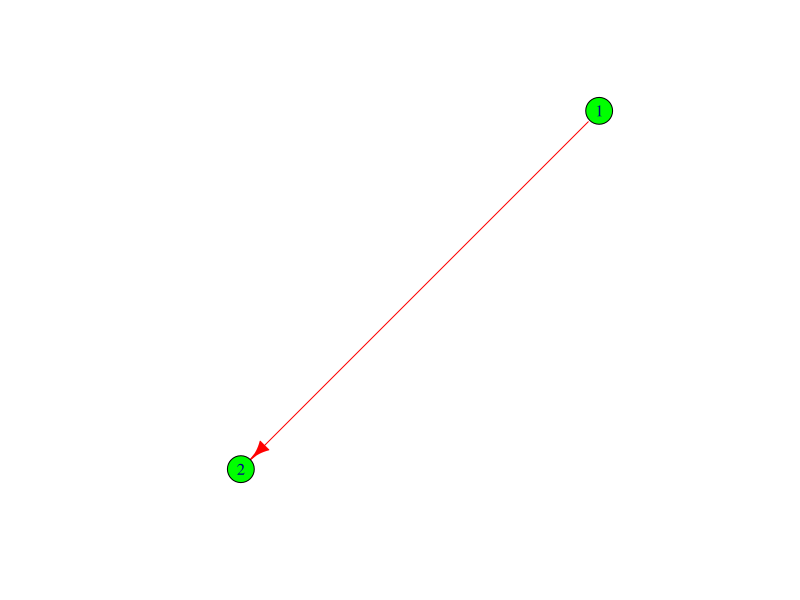
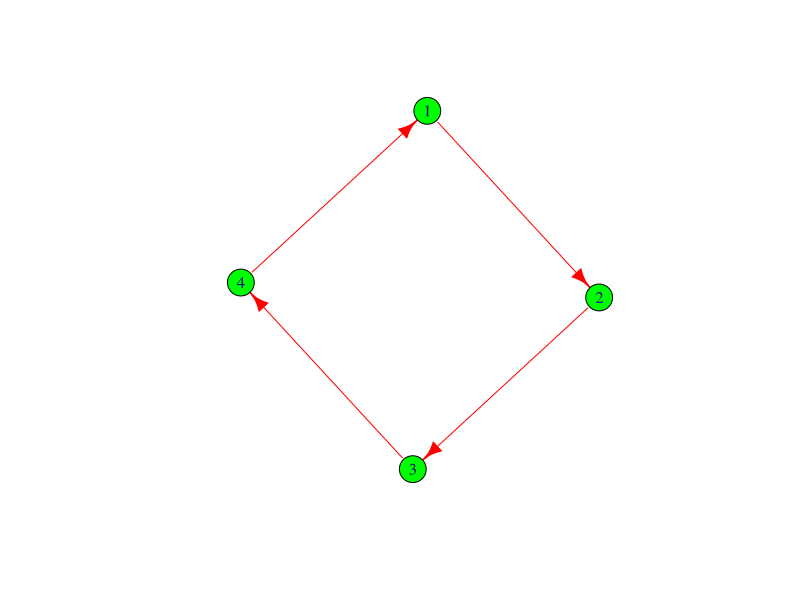
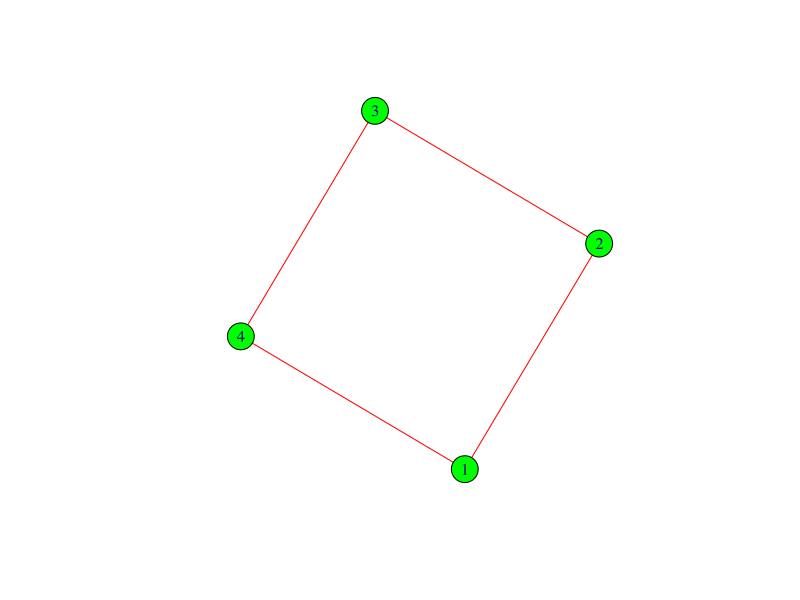
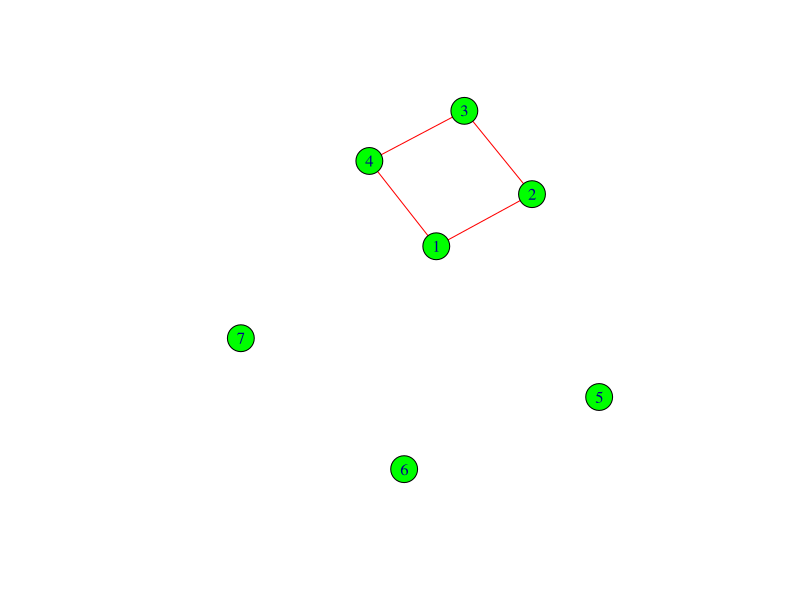
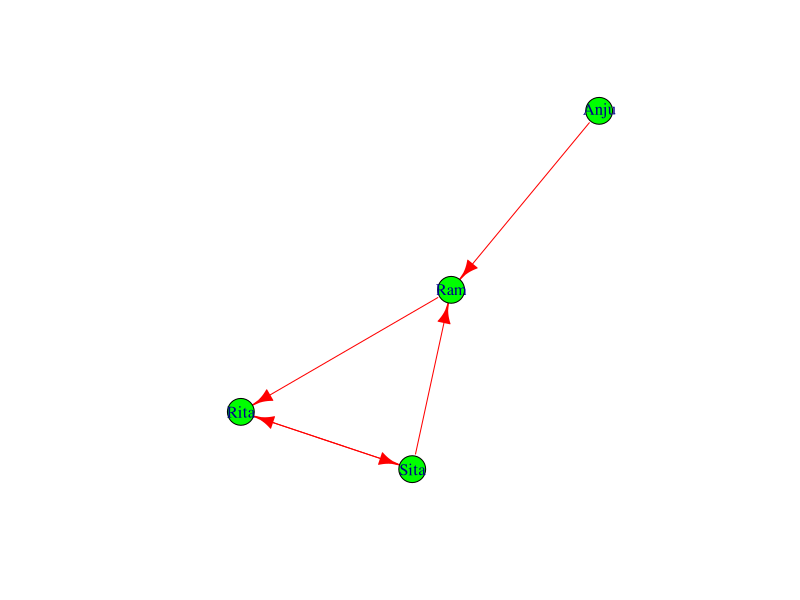

Write the R code that produced these figures, in order.
## ---- chunk 1
library(igraph)
g <- graph(c(1,2))

plot(g, vertex.color="green", vetex.size=40, edge.color="red", edge.size=20)
## ---- chunk 2
g <- graph(c(1,2, 2,3, 3,4, 4,1))
plot(g, vertex.color="green", vetex.size=40, edge.color="red", edge.size=20)
## ---- chunk 3
g <- graph(c(1,2, 2,3, 3,4, 4,1), directed = F)
plot(g, vertex.color="green", vetex.size=40, edge.color="red", edge.size=20)
## ---- chunk 4
g <- graph(c(1,2,2,3,3,4,4,1), directed = F, n=7)

plot(g, vertex.color="green", vetex.size=40, edge.color="red", edge.size=20)

g[]
## ---- chunk 5
g1 <- graph(c("Sita", "Ram", "Ram", "Rita", "Rita", "Sita","Sita", "Rita", "Anju", "Ram"))
?plot
plot(g1, vertex.color="green", vetex.size=100, edge.color="red", edge.size=20)

degree(g1, mode="all")
degree(g1, mode="in")
degree(g1, mode="out")
diameter(g1, directed = F, weights = NA)
## ---- chunk 6
# Edge density
edge_density(g1, loops = F)

# Edge density
ecount(g1)/(vcount(g1)*(vcount(g1)-1))

# Reciprocity of directed graph
# Percentage reciprocated ties
reciprocity(g1)
# Total edges = 5, Tied edges = 2, Reciprocity = 2/5 = 0.4
## ---- chunk 7
closeness(g1, mode="all", weights = NA)
## ---- chunk 8
betweenness(g1, directed = F, weights = NA)
edge_betweenness(g1, directed = F, weights = NA)
## ---- chunk 9
setwd("~/Desktop/projects/r-starter")
